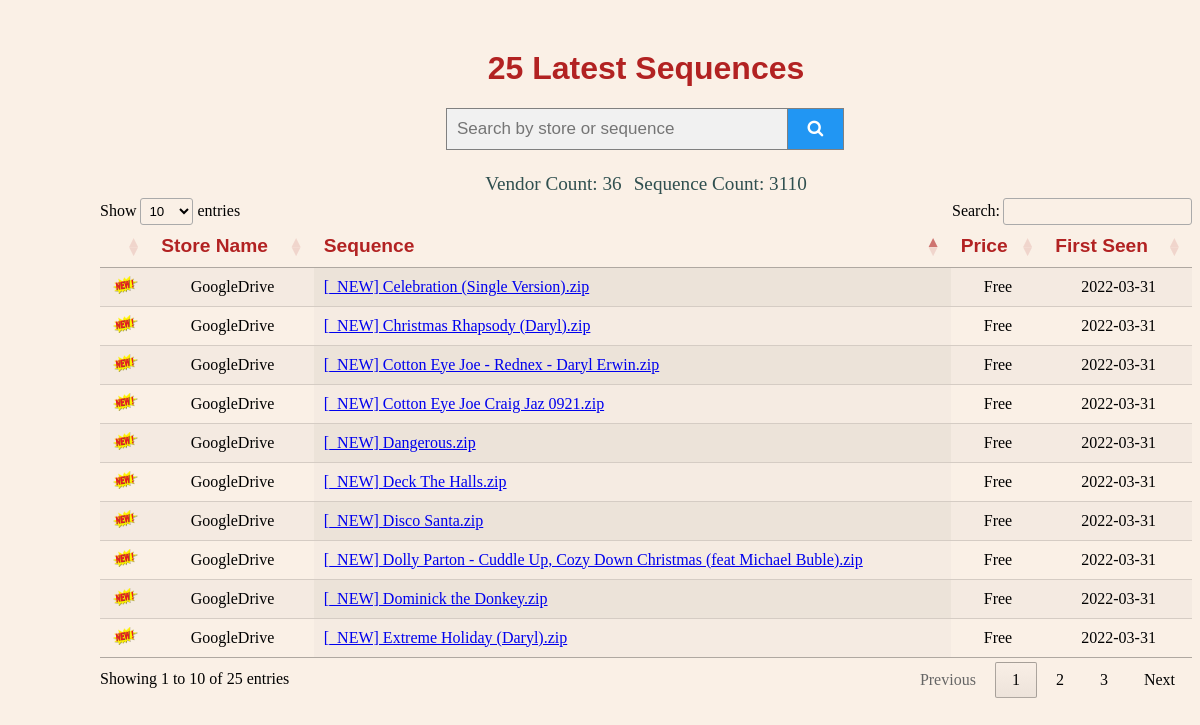
Before: / with the older database file.
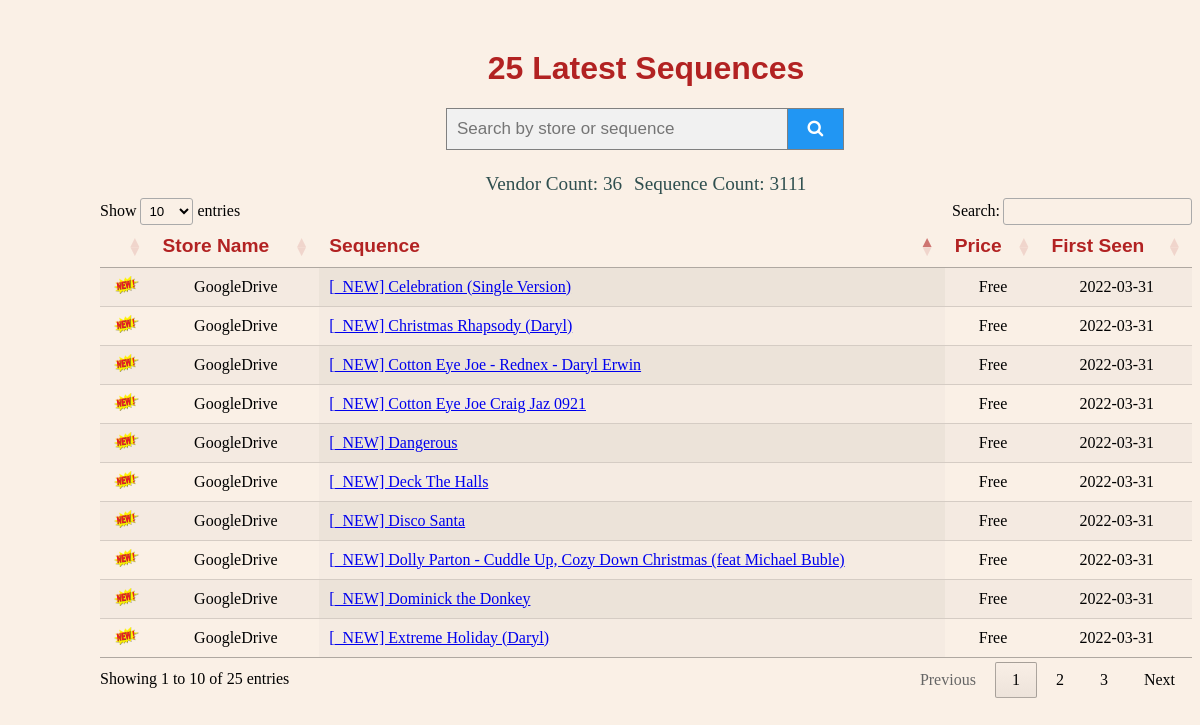
After: the same page with the newer database file.
### app/__init__.py (models this page shows, shortened)
class Sequence(db.Model):  # type: ignore
    id = db.Column(db.Integer, autoincrement=True, primary_key=True)
    name = db.Column(db.String, nullable=False, index=True)
    link = db.Column(db.String, nullable=False, unique=True)
    vendor_id = db.Column(db.Integer, db.ForeignKey("vendor.id"), nullable=False)
    last_updated = db.Column(db.String, nullable=True)
    first_seen = db.Column(db.String, nullable=True)
    price = db.Column(db.String, nullable=True)
    __table_args__ = (
        db.UniqueConstraint('vendor_id', 'name', 'link',  name='sequence_seq_store_idx'),
    )

class Vendor(db.Model):  # type: ignore
    id = db.Column(db.Integer, autoincrement=True, primary_key=True)
    name = db.Column(db.String(120), unique=True, index=True, nullable=False)
    urls = db.relationship('BaseUrl', backref='vendor')

### app/__init__.py (the view)
@app.route("/")
def index():
    sequences = Sequence.query.join(Vendor)\
        .add_columns(Sequence.id, Sequence.name, Sequence.link, Vendor.name.label("vendor_name"),
                     func.substr(Sequence.last_updated, 1, 10).label("last_updated"),
                     func.coalesce(Sequence.price, '-').label("price"),
                     (func.date(func.current_date(), '-2 months') <
                     func.coalesce(func.date(Sequence.first_seen), func.current_date())).label("is_new"),
                     func.substr(Sequence.first_seen, 1, 10).label("first_seen")) \
        .order_by(Sequence.first_seen.desc()).limit(25)
    vendor_count = Vendor.query.count()
    sequence_count = Sequence.query.count()
    return render_template(
        "sequence.html",
        title="25 Latest Sequences",
        sequences=sequences,
        vendor_count=vendor_count,
        sequence_count=sequence_count,
    )

### app/templates/sequence.html (shortened to what this page needs)
<!DOCTYPE html>
<html lang="en">
<head>
    <link rel="stylesheet" href="static/main.css">
    <link rel="stylesheet"
          href="https://cdnjs.cloudflare.com/ajax/libs/font-awesome/4.7.0/css/font-awesome.min.css">
    <link rel="stylesheet" type="text/css" href="https://cdn.datatables.net/1.11.5/css/jquery.dataTables.min.css">
</head>
<body>
<center><h1>{{title}}</h1></center>
    <form class="search" action="{{url_for('sequence')}}" method="post" style="margin:auto;max-width:400px">
        <input name="search_string" type="text" placeholder="Search by store or sequence" value="{{request.form.sequence}}">
        <button type="submit"><i class="fa fa-search"></i>
        </button>
    </form>
    <center><table><tr><td class="small">Vendor Count: {{ vendor_count }}</td>
        <td>&nbsp;</td>
        <td class="small">Sequence Count: {{ sequence_count }}</td></tr></table>
    </center>
    <div id="results">
        <table id="data" class="stripe row-border order-column" style="width:100%">
            <thead>
            <tr>
                <th></th>
                <th>Store Name</th>
                <th>Sequence</th>
                <th>Price</th>
                <th>First Seen</th>
            </tr>
            </thead>
        {% for sequence in sequences %}
            <tr>
            {% if sequence.is_new %}
                <td style="text-align:center"><img src='/static/new.gif' width="25" height="18"></td>
            {% else %}
                <td>&nbsp;</td>
            {% endif %}
                <td style="text-align:center">{{ sequence.vendor_name }}</td>
                <td><a href="{{ sequence.link }}" target="_blank">{{ sequence.name }}</a></td>
                <td style="text-align:center">{{ sequence.price }}</td>
                <td style="text-align:center">{{ sequence.first_seen }}</td>
            </tr>
        {% endfor %}
        </table>
    </div>
</body>
</html>

### app/static/main.css (style rules this page uses)
body { background: Linen; margin-top: 50px; margin-left: 100px; }
th, td { white-space: nowrap; }
td.small { font-family: Georgia, serif; font-size: 1.2em; color: DarkSlateGray; }
h1 { font-family: Verdana, Geneva, sans-serif; font-size: 2.0em; color: FireBrick; }
th { font-family: Verdana, Geneva, sans-serif; font-size: 1.2em; color: FireBrick; }
form.search input[type=text] { padding: 10px; font-size: 17px; border: 1px solid grey; float: left; width: 80%; background: #f1f1f1; }
form.search button { float: left; width: 14%; padding: 10px; background: #2196F3; color: white; font-size: 17px; border: 1px solid grey; border-left: none; cursor: pointer; }
form.search::after { content: ""; clear: both; display: table; }

Changed rows visible on the page:
removed Sequence: vendor_name "GoogleDrive", name "[_NEW] Extreme Holiday (Daryl).zip", price "Free", first_seen "2022-03-31"
removed Sequence: vendor_name "GoogleDrive", name "[_NEW] Dominick the Donkey.zip", price "Free", first_seen "2022-03-31"
removed Sequence: vendor_name "GoogleDrive", name "[_NEW] Dolly Parton - Cuddle Up, Cozy Down Christmas (feat Michael Buble).zip", price "Free", first_seen "2022-03-31"
removed Sequence: vendor_name "GoogleDrive", name "[_NEW] Disco Santa.zip", price "Free", first_seen "2022-03-31"
removed Sequence: vendor_name "GoogleDrive", name "[_NEW] Deck The Halls.zip", price "Free", first_seen "2022-03-31"
removed Sequence: vendor_name "GoogleDrive", name "[_NEW] Dangerous.zip", price "Free", first_seen "2022-03-31"
removed Sequence: vendor_name "GoogleDrive", name "[_NEW] Cotton Eye Joe Craig Jaz 0921.zip", price "Free", first_seen "2022-03-31"
removed Sequence: vendor_name "GoogleDrive", name "[_NEW] Cotton Eye Joe - Rednex - Daryl Erwin.zip", price "Free", first_seen "2022-03-31"
removed Sequence: vendor_name "GoogleDrive", name "[_NEW] Christmas Rhapsody (Daryl).zip", price "Free", first_seen "2022-03-31"
removed Sequence: vendor_name "GoogleDrive", name "[_NEW] Celebration (Single Version).zip", price "Free", first_seen "2022-03-31"
added Sequence: vendor_name "GoogleDrive", name "[_NEW] Extreme Holiday (Daryl)", price "Free", first_seen "2022-03-31"
added Sequence: vendor_name "GoogleDrive", name "[_NEW] Dominick the Donkey", price "Free", first_seen "2022-03-31"
added Sequence: vendor_name "GoogleDrive", name "[_NEW] Dolly Parton - Cuddle Up, Cozy Down Christmas (feat Michael Buble)", price "Free", first_seen "2022-03-31"
added Sequence: vendor_name "GoogleDrive", name "[_NEW] Disco Santa", price "Free", first_seen "2022-03-31"
added Sequence: vendor_name "GoogleDrive", name "[_NEW] Deck The Halls", price "Free", first_seen "2022-03-31"
added Sequence: vendor_name "GoogleDrive", name "[_NEW] Dangerous", price "Free", first_seen "2022-03-31"
added Sequence: vendor_name "GoogleDrive", name "[_NEW] Cotton Eye Joe Craig Jaz 0921", price "Free", first_seen "2022-03-31"
added Sequence: vendor_name "GoogleDrive", name "[_NEW] Cotton Eye Joe - Rednex - Daryl Erwin", price "Free", first_seen "2022-03-31"
added Sequence: vendor_name "GoogleDrive", name "[_NEW] Christmas Rhapsody (Daryl)", price "Free", first_seen "2022-03-31"
added Sequence: vendor_name "GoogleDrive", name "[_NEW] Celebration (Single Version)", price "Free", first_seen "2022-03-31"
Other visible differences:
{{ sequence_count }}: "3110" → "3111"
